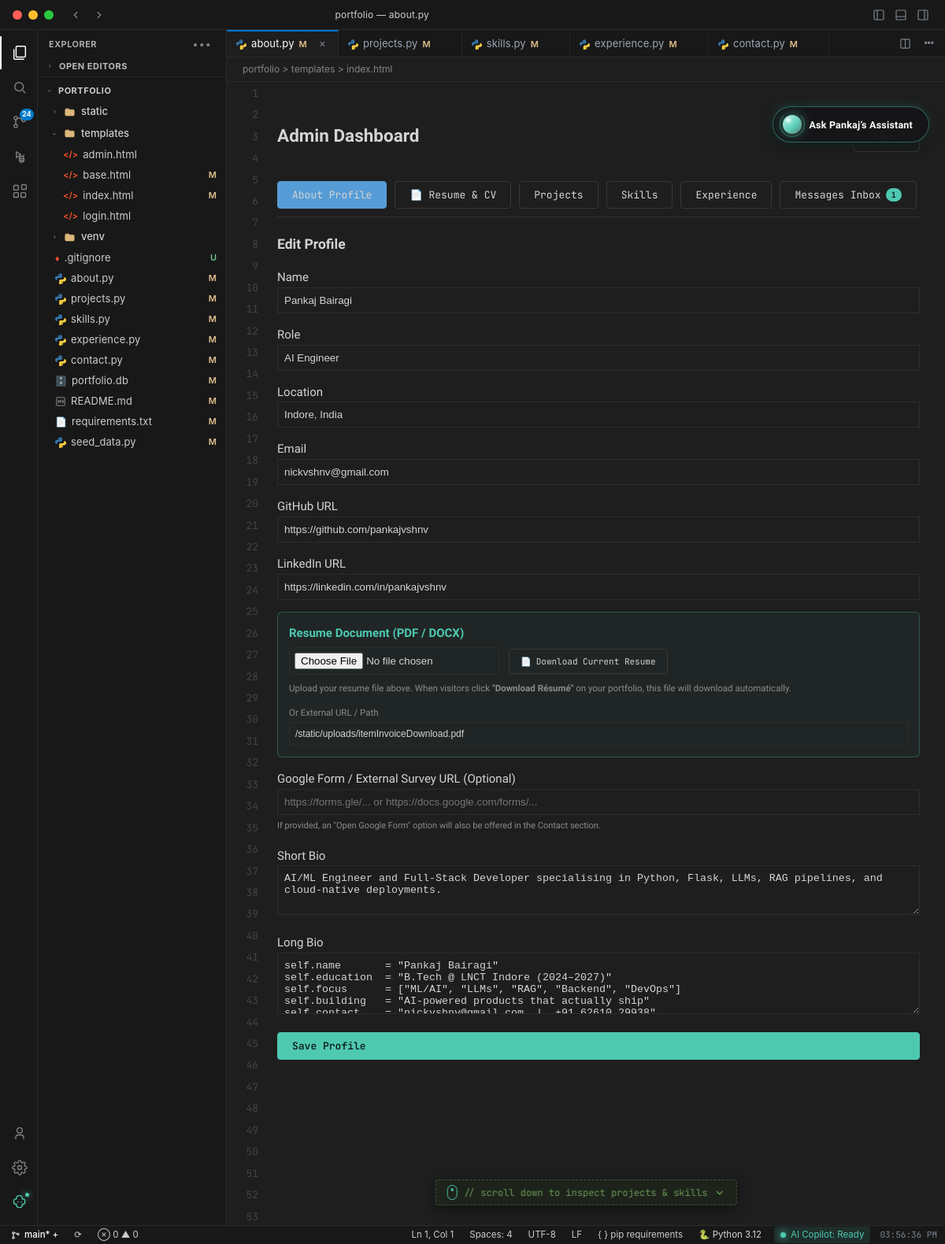
Before: /admin (signed in) with the older database file.
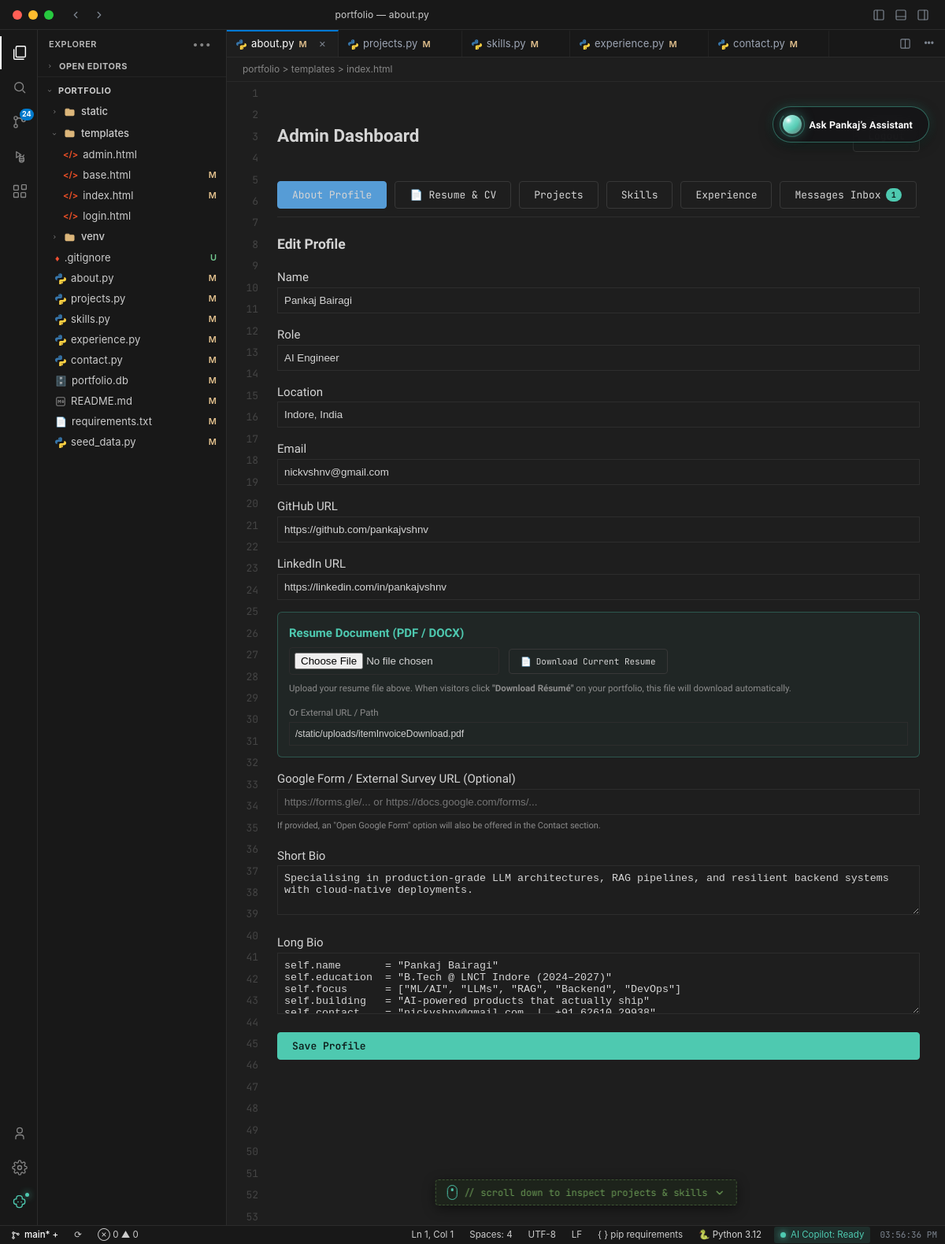
After: the same page with the newer database file.
### app.py (models this page shows)
class Profile(Base):
    __tablename__ = "profile"
    id = Column(Integer, primary_key=True)
    name = Column(String(100))
    role = Column(String(100))
    location = Column(String(100))
    status = Column(String(50))
    email = Column(String(100))
    github = Column(String(255))
    linkedin = Column(String(255))
    resume_url = Column(String(255))
    google_form_url = Column(String(255), default="")
    bio_short = Column(Text)
    bio_long = Column(Text)

### app.py (the view)
@app.get("/admin")
async def admin(request: Request):
    if not request.session.get("admin"):
        return RedirectResponse(url="/login", status_code=303)
    messages = get_messages_data()
    unread_count = sum(1 for m in messages if not m["is_read"])
    return render_template(
        request,
        "admin.html",
        profile=get_profile_data(),
        projects=get_projects_data(),
        experience=get_experience_data(),
        skills=get_skills_data(),
        messages=messages,
        unread_messages_count=unread_count,
    )

### templates/admin.html (shortened to what this page needs)
{% extends "base.html" %}
{% block content %}
<section id="admin" class="code-section">
  <div class="code-content full">
    <div style="display: flex; justify-content: space-between; align-items: center; margin-bottom: 20px;">
      <h2 class="section-title">Admin Dashboard</h2>
      <a href="{{ url_for('logout') }}" class="btn btn-editor-outline">Logout</a>
    </div>
    <div class="admin-tabs" style="display: flex; gap: 10px; margin-bottom: 20px; border-bottom: 1px solid var(--border); padding-bottom: 10px; overflow-x: auto;">
      <button class="btn btn-editor-outline active-tab" onclick="openTab('tab-profile')" data-tab="tab-profile">About Profile</button>
      <button class="btn btn-editor-outline" onclick="openTab('tab-resume')" data-tab="tab-resume">📄 Resume &amp; CV</button>
      <button class="btn btn-editor-outline" onclick="openTab('tab-projects')" data-tab="tab-projects">Projects</button>
      <button class="btn btn-editor-outline" onclick="openTab('tab-skills')" data-tab="tab-skills">Skills</button>
      <button class="btn btn-editor-outline" onclick="openTab('tab-experience')" data-tab="tab-experience">Experience</button>
      <button class="btn btn-editor-outline" onclick="openTab('tab-messages')" data-tab="tab-messages" id="btn-tab-messages">
        Messages Inbox
        {% if unread_messages_count and unread_messages_count > 0 %}
        <span style="background: var(--accent); color: #0d1f1c; font-size: 10px; font-weight: 700; padding: 2px 7px; border-radius: 99px; margin-left: 6px;">{{ unread_messages_count }}</span>
        {% elif messages and messages|length > 0 %}
        <span style="background: rgba(255,255,255,0.12); color: #fff; font-size: 10px; padding: 2px 6px; border-radius: 99px; margin-left: 6px;">{{ messages|length }}</span>
        {% endif %}
      </button>
    </div>
    <div id="tab-profile" class="admin-tab-content">
      <h3 style="color: var(--text); margin-bottom: 15px;">Edit Profile</h3>
      <form action="{{ url_for('admin_profile') }}" method="POST" enctype="multipart/form-data" style="display: flex; flex-direction: column; gap: 15px;">
        <div><label>Name</label><input type="text" name="name" value="{{ profile.name }}" style="width: 100%; padding: 8px; background: var(--bg-dark); border: 1px solid var(--border); color: var(--text);" required></div>
        <div><label>Role</label><input type="text" name="role" value="{{ profile.role }}" style="width: 100%; padding: 8px; background: var(--bg-dark); border: 1px solid var(--border); color: var(--text);" required></div>
        <div><label>Location</label><input type="text" name="location" value="{{ profile.location }}" style="width: 100%; padding: 8px; background: var(--bg-dark); border: 1px solid var(--border); color: var(--text);" required></div>
        <div><label>Email</label><input type="text" name="email" value="{{ profile.email }}" style="width: 100%; padding: 8px; background: var(--bg-dark); border: 1px solid var(--border); color: var(--text);" required></div>
        <div><label>GitHub URL</label><input type="text" name="github" value="{{ profile.github }}" style="width: 100%; padding: 8px; background: var(--bg-dark); border: 1px solid var(--border); color: var(--text);"></div>
        <div><label>LinkedIn URL</label><input type="text" name="linkedin" value="{{ profile.linkedin }}" style="width: 100%; padding: 8px; background: var(--bg-dark); border: 1px solid var(--border); color: var(--text);"></div>
        <div style="background: rgba(78, 201, 176, 0.05); border: 1px solid rgba(78, 201, 176, 0.3); border-radius: 6px; padding: 14px;">
          <label style="display: block; font-weight: 600; color: var(--accent); margin-bottom: 6px;">Resume Document (PDF / DOCX)</label>
          <div style="display: flex; gap: 12px; align-items: center; flex-wrap: wrap; margin-bottom: 8px;">
            <input type="file" name="resume_file" accept=".pdf,.doc,.docx" style="padding: 6px; background: var(--bg-dark); border: 1px solid var(--border); color: var(--text); border-radius: 4px;">
            <a href="/download-resume" class="btn btn-editor-outline" style="font-size: 11px; padding: 6px 14px; display: inline-flex; align-items: center; gap: 6px;" download title="Download current resume to verify">
              <span>📄</span> Download Current Resume
            </a>
          </div>
          <p style="font-size: 11.5px; color: var(--text-dim); margin: 0 0 8px 0;">Upload your resume file above. When visitors click <strong>"Download Résumé"</strong> on your portfolio, this file will download automatically.</p>
          <div>
            <label style="font-size: 11.5px; color: var(--text-dim);">Or External URL / Path</label>
            <input type="text" name="resume_url" value="{{ profile.resume_url }}" placeholder="/static/uploads/Pankaj_Bairagi_Resume.pdf or https://..." style="width: 100%; padding: 7px; background: var(--bg-dark); border: 1px solid var(--border); color: var(--text); font-size: 12px;">
          </div>
        </div>
        <div>
          <label>Google Form / External Survey URL (Optional)</label>
          <input type="text" name="google_form_url" value="{{ profile.google_form_url or '' }}" placeholder="https://forms.gle/... or https://docs.google.com/forms/..." style="width: 100%; padding: 8px; background: var(--bg-dark); border: 1px solid var(--border); color: var(--text);">
          <span style="font-size: 11px; color: var(--text-dim);">If provided, an "Open Google Form" option will also be offered in the Contact section.</span>
        </div>
        <div><label>Short Bio</label><textarea name="bio_short" rows="3" style="width: 100%; padding: 8px; background: var(--bg-dark); border: 1px solid var(--border); color: var(--text);" required>{{ profile.bio_short }}</textarea></div>
        <div><label>Long Bio</label><textarea name="bio_long" rows="4" style="width: 100%; padding: 8px; background: var(--bg-dark); border: 1px solid var(--border); color: var(--text);" required>{{ profile.bio_long }}</textarea></div>
        <button type="submit" class="btn btn-editor-primary">Save Profile</button>
      </form>
    </div>
  </div>
</section>
{% endblock %}

Changed rows visible on the page:
changed Profile "Pankaj Bairagi": bio_short "AI/ML Engineer and Full-Stack Developer specialising in Python, Flask, LLMs, RAG pipelines, and cloud-native deployments." → "Specialising in production-grade LLM architectures, RAG pipelines, and resilient backend systems with cloud-native deployments."
